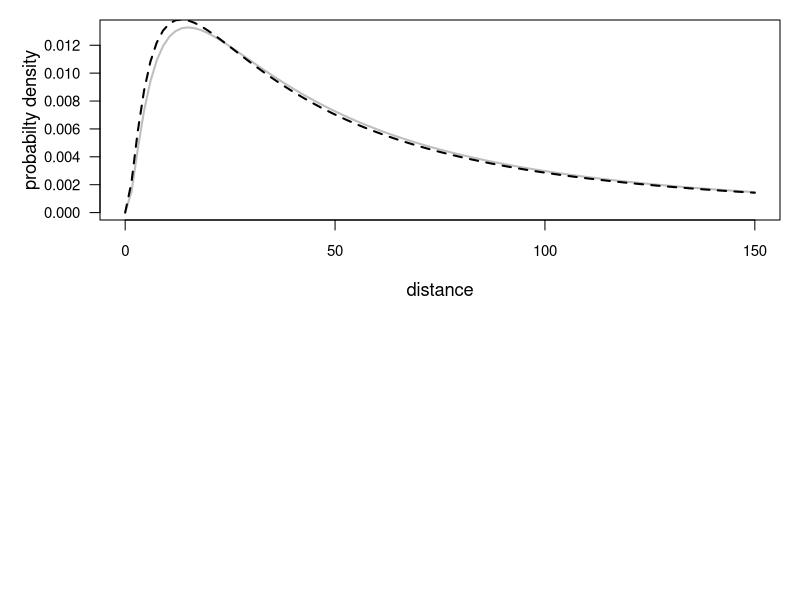

This figure's R source: (Note: this script raises an error after producing the figure.)
# Example R code for conducting a CTR analysis using generated data
# Hirsch, Ben T, Visser, Marco D, Kays, Roland W, Jansen, Patrick A.
# Nijmegen June 2011
# Revised August 2011

########################### load dependancies###################################
# Code requires package fdrtool & survival to be in library
# otherwise use e.g. install.packages("fdrtool") first
require(fdrtool);require(survival)


############################# Create data ######################################
# Next step is to generate example data "radiotagged distance", stored as object x
# set random seed
set.seed(2011)
# generate data from lognormal distribution, 500 tracked seeds
# meanlog=log(50), sdlog=log(3)
x=rlnorm(500,log(50),log(3))


# truncate data after 20 units to create "tracked distances"  
# with 20 m search radius
xtrunc=x[x<20]

# Prepare data for CTR
CTRdata=data.frame(
  # all seeds that went beyond 20 meters are treated as censored events 
  # (distance > 20 meter)
  d=c(xtrunc,rep(20,500-length(xtrunc))),
  # classify events, found seeds = 1, censored seeds = 0
  evnt=c(rep(1,length(xtrunc)),rep(0,500-length(xtrunc))))
# fitsurvival function 
CTR_function=survfit(Surv(CTRdata$d, event=CTRdata$evnt) ~ 1)
# return survival probabilties (P) corresponding to distances (D)
P=summary(CTR_function)$surv;D=summary(CTR_function)$time

######################## Define dispersal kernels ##############################
# these kernels are then fit through OLS (Ordinary Least Squares) to objects P & D

# log normal
SSLN=function(param){
  Ex=1-plnorm(D,meanlog=param[1],sdlog=param[2])
  sum((Ex-P)^2)
}

MLELN=function(param){
  #-sum(log((1/(D*(sqrt(2*pi*param[2]^2))))*exp(-(log(D-param[1])^2/(2*param[2]^2)))))
  -sum(dlnorm(D, meanlog=param[1], sdlog=param[2], log=T))
}

# Weibull
SSW=function(param){
  Ex=1-pweibull(D,shape=param[1],scale=param[2])
  sum((Ex-P)^2)
}

# exponential
SSEX=function(param){
  Ex=1-pexp(D,rate=param)
  sum((Ex-P)^2)
}

# Normal
SSN=function(param){
  Ex=1-phalfnorm(D,theta=param[1])
  sum((Ex-P)^2)
}

param <- c(1,1)
(1/(D[1]*(sqrt(2*pi*param[2]^2))))*exp(-(log(D[1]-param[1])^2/(2*param[2]^2)))

################ Obtain kernels with reconstructed tails #######################


#Fit each model to the censored data and store

fitLN=optim(c(1,1),SSLN)
LNpsave=c(fitLN$par[1],fitLN$par[2])

fitMLELN=optim(c(1,1),MLELN)
MLELNpsave=c(fitMLELN$par[1], fitMLELN$par[2])

fitW=optim(c(1.2,55),SSW)
WBpsave=c(fitW$par[1],fitW$par[2])

# Note: above the OLS function was optimized with the Nelder-Mead algorithm 
# however this algorithm is optimal for optimization problems of 2 Dimensions
# or greater. The quasi-Newton method 'BFGS' is better suited for 1 D (or 1 
# parameter) problems. Alternatively the function 'optimize' can be used
# however result will be the same either way.

fitN=optim(c(0.05),SSN,method="BFGS")
Npsave=c(fitN$par[1])

fitEX=optim(c(0.01),SSEX,method="BFGS")
EXpsave=c(fitEX$par[1])

# choose best model based on AIC score

OLSscores=c(fitLN$value,fitW$value,
            fitN$value,fitEX$value)

# vector with number of parameters for each model
pars=c(2,2,1,1)
# calculating AIC from sum of squares
AICscores=(500*log(OLSscores/500) + 2*pars)

#################################### FINAL #####################################

#selecting bestfitting model
bestfit=c("LN","WB","T","N","EX")[which(AICscores==min(AICscores))]

#checking difference in between estimated and generating kernel
par(cex.axis=0.9,cex.lab=1.1,las=1,mar=c(4,5,1,1),mfrow=c(2,1))
# density plots
curve(dlnorm(x,log(50),log(3)),0,150,col='grey',xlab="distance",
      ylab="probabilty density",lwd=2)
curve(dlnorm(x,fitLN$par[1],fitLN$par[2]),col='black',add=T,lty='dashed',lwd=2)
curve(dweibull(x,q$estimate[1], q$estimate[2]), col="red", add=T)
legend(100,0.010,legend=c('True', 'CTR derived'),lty=c('solid','dashed'),
       col=c('grey','black'),bty='n',lwd=2)

# probability P of dispersal beyond distance D
curve(1-plnorm(x,log(50),log(3)),0,150,col='grey',xlab="D",
      ylab="P",lwd=2)
curve(1-plnorm(x,fitLN$par[1],fitLN$par[2]),col='black',add=T,lty='dashed',lwd=2)
legend(100,0.90,legend=c('True', 'CTR derived'),lty=c('solid','dashed'),
       col=c('grey','black'),bty='n',lwd=2)
